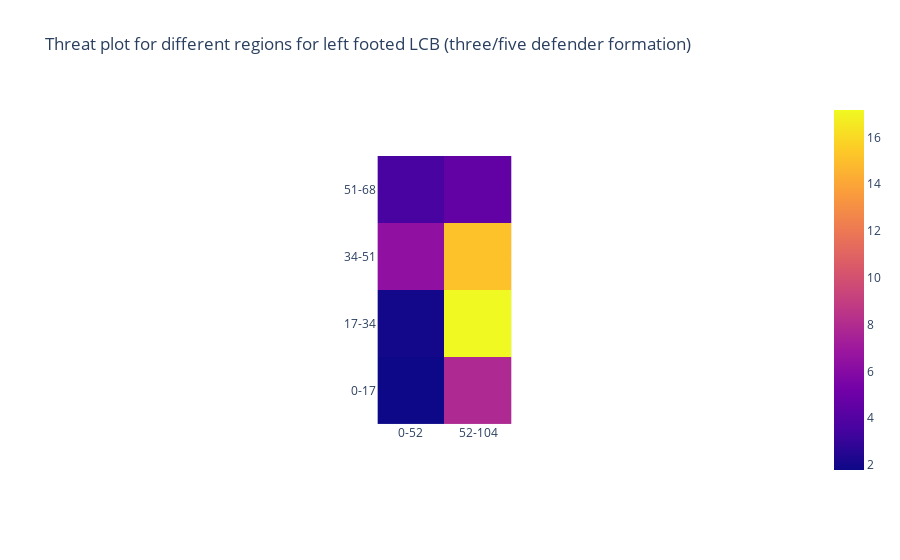

The code cell stored with this chart in its notebook:
### Code cell
# The graphs have been saved in 'threat_plots' data folder
pcolorplotter(lcb_lf_regionwiseoff,'Threat plot for different regions for left footed LCB (three/five defender formation)','offvalue_left_lcb_3_5_def')

### Figure 1 — Plotly figure (JSON) as saved in the notebook; plotly's stock layout.template omitted (floating-point values rounded to 4 significant figures)
{"data": [{"coloraxis": "coloraxis", "hovertemplate": "x: %{x}<br>y: %{y}<br>color: %{z}<extra></extra>", "type": "heatmap", "x": ["0-52", "52-104"], "y": ["51-68", "34-51", "17-34", "0-17"], "z": [[3.598, 4.595], [6.383, 15.16], [1.962, 17.17], [1.781, 7.858]]}], "layout": {"autosize": true, "coloraxis": {"colorscale": [[0, "#0d0887"], [0.1111, "#46039f"], [0.2222, "#7201a8"], [0.3333, "#9c179e"], [0.4444, "#bd3786"], [0.5556, "#d8576b"], [0.6667, "#ed7953"], [0.7778, "#fb9f3a"], [0.8889, "#fdca26"], [1, "#f0f921"]]}, "title": {"text": "Threat plot for different regions for left footed LCB (three/five defender formation)"}, "xaxis": {"autorange": true, "constrain": "domain", "domain": [0.408, 0.592], "range": [-0.5, 1.5], "scaleanchor": "y", "type": "category"}, "yaxis": {"autorange": true, "constrain": "domain", "domain": [0, 1], "range": [3.5, -0.5], "type": "category"}}}
